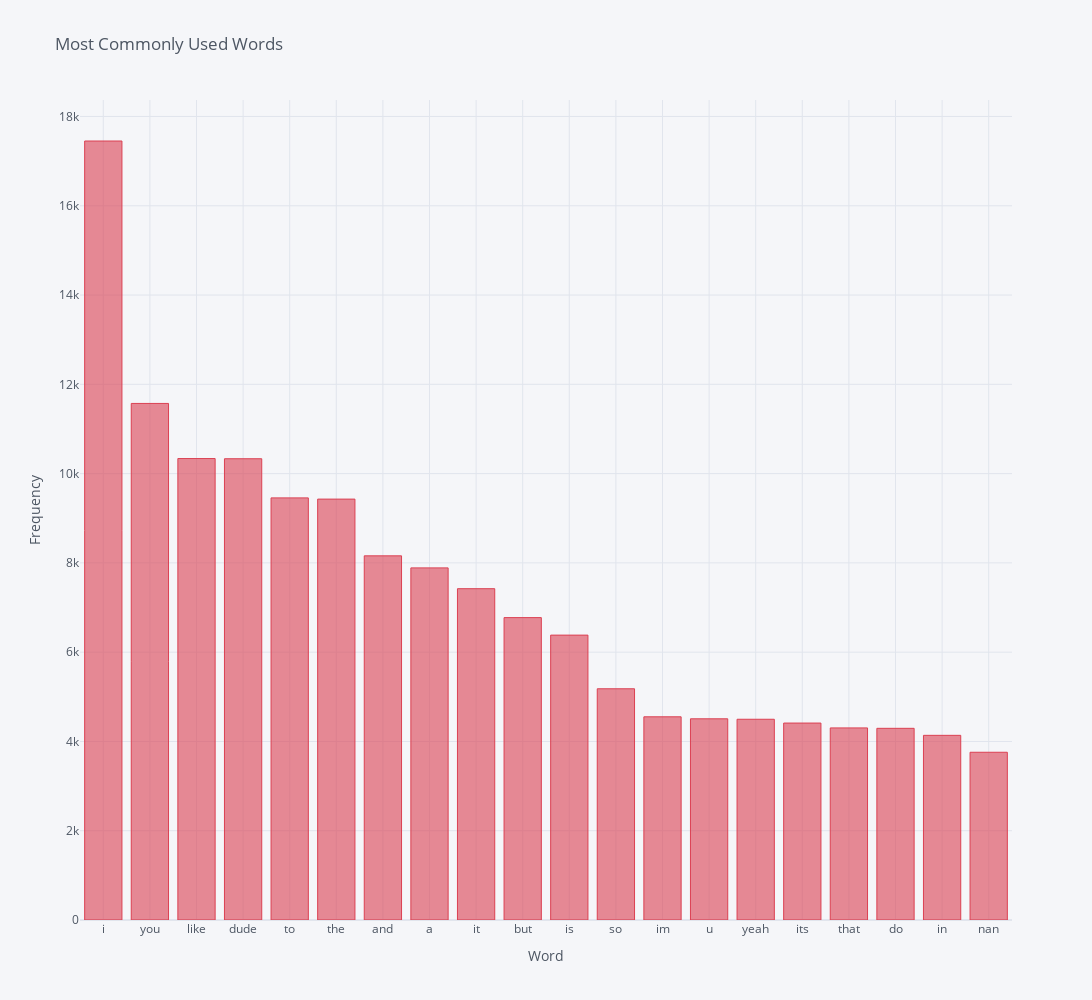

The cell this chart's notebook holds for it:
### Code cell
top20words.iplot(dimensions=(1500,1000),subplots=True,colors=["red",],kind='bar',title="Most Commonly Used Words",yTitle="Frequency",xTitle="Word")

### Figure 1 — Plotly figure (JSON) as saved in the notebook; plotly's stock layout.template omitted (floating-point values rounded to 4 significant figures)
{"data": [{"marker": {"color": "rgba(219, 64, 82, 0.6)", "line": {"color": "rgba(219, 64, 82, 1.0)", "width": 1}}, "name": "None", "orientation": "v", "text": "", "type": "bar", "x": ["i", "you", "like", "dude", "to", "the", "and", "a", "it", "but", "is", "so", "im", "u", "yeah", "its", "that", "do", "in", "nan"], "xaxis": "x", "y": [17451, 11572, 10337, 10333, 9456, 9429, 8158, 7888, 7422, 6774, 6382, 5180, 4552, 4507, 4497, 4412, 4303, 4294, 4137, 3758], "yaxis": "y"}], "layout": {"height": 1000, "legend": {"bgcolor": "#F5F6F9", "font": {"color": "#4D5663"}}, "paper_bgcolor": "#F5F6F9", "plot_bgcolor": "#F5F6F9", "title": {"font": {"color": "#4D5663"}, "text": "Most Commonly Used Words"}, "width": 1500, "xaxis": {"anchor": "y", "domain": [0, 1], "gridcolor": "#E1E5ED", "showgrid": true, "tickfont": {"color": "#4D5663"}, "title": {"font": {"color": "#4D5663"}, "text": "Word"}, "zerolinecolor": "#E1E5ED"}, "yaxis": {"anchor": "x", "domain": [0, 1], "gridcolor": "#E1E5ED", "showgrid": true, "tickfont": {"color": "#4D5663"}, "title": {"font": {"color": "#4D5663"}, "text": "Frequency"}, "zerolinecolor": "#E1E5ED"}}}
